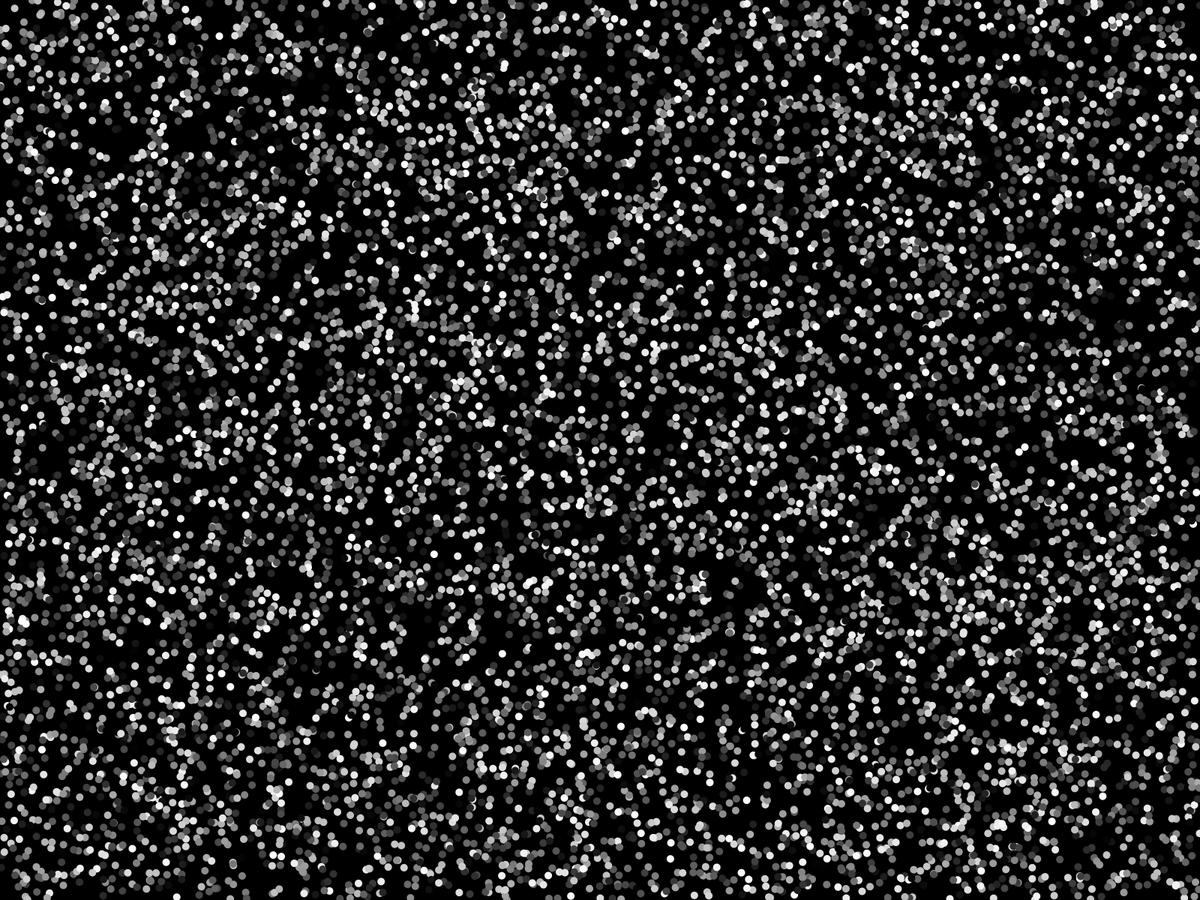
Frame 1 (no input)
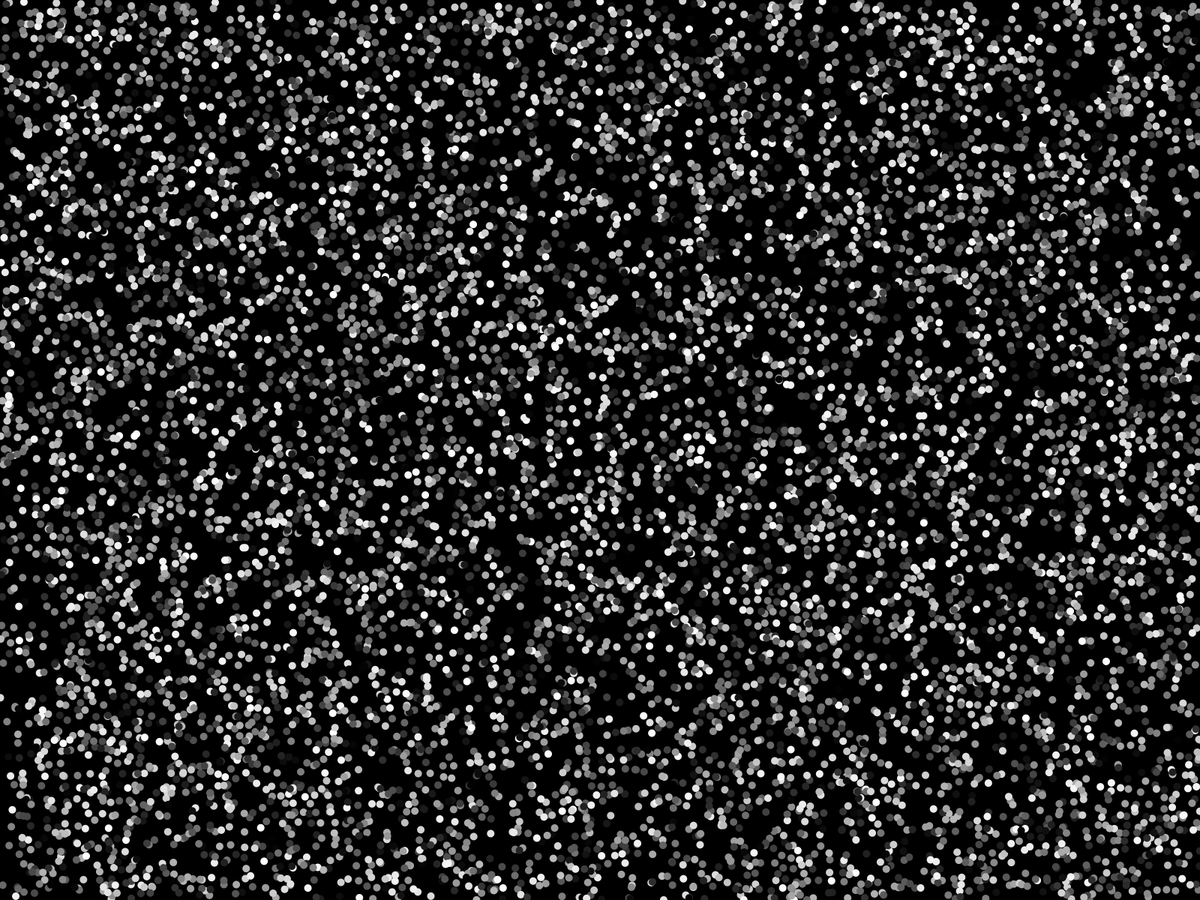
Frame 60 (the mouse pressed at the canvas centre just before this capture)
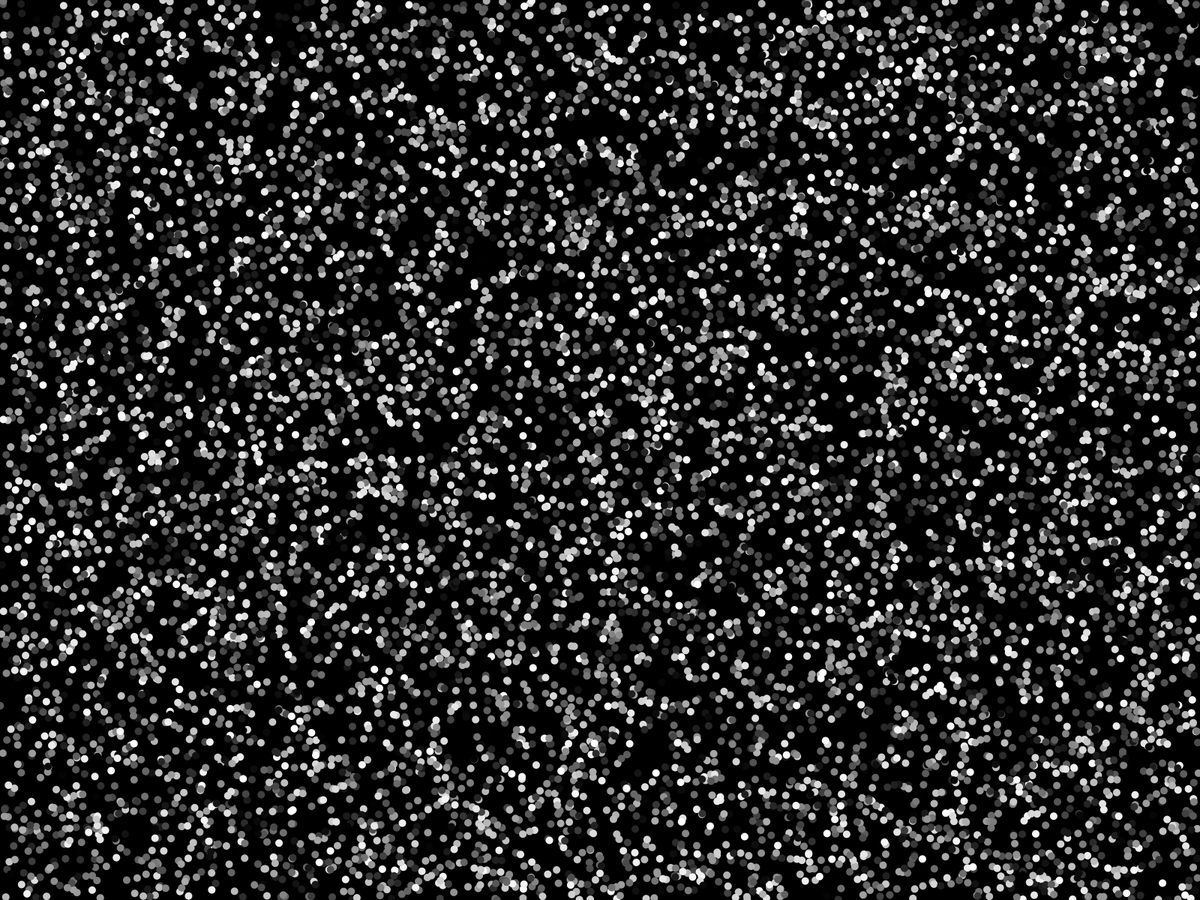
Frame 120 (the mouse held since frame 60 and released just before this capture)

The Processing sketch that drew these frames (run headless with seeded random() and noise(); from frame 60 on, the mouse is pressed at the canvas centre):

// Processing sketch: noise_loop
// ── noise_loop.pde
void setup() {
  fullScreen();
  frameRate(10);
}

void draw() {
  background(0);
  fill(255);
  noStroke();
  
  for (int i = 0; i<10000; i++) {
    fill(random(255));
    ellipse(random(width), random(height), 10, 10);
  }
}
